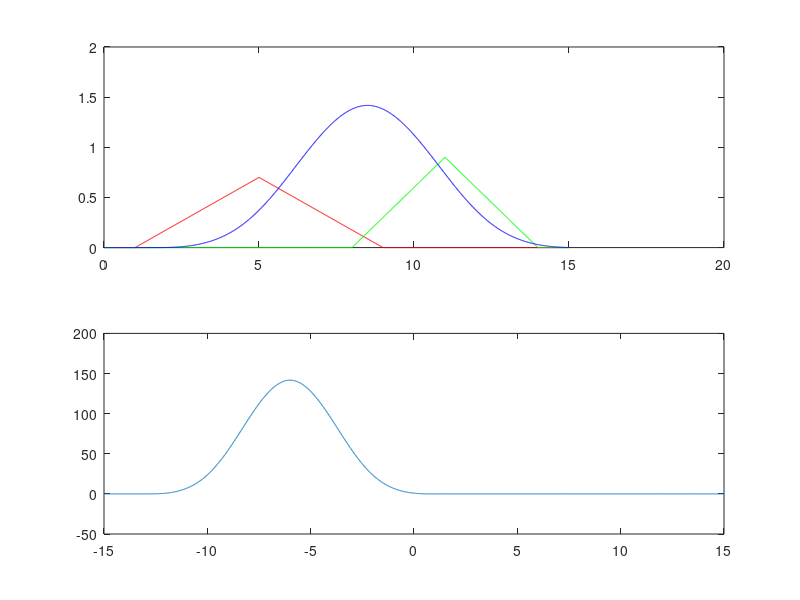

Write the MATLAB code that produced this figure. (Note: this script raises an error after producing the figure.)
%%
% KORELACJA DWA PODANE
close all; clear; clc; 
x=[4 -2+1i 4+3i -3i];
y=[-1i -4+2i 1];
conv(x,y,'full')
xcorr(x,y)

%% 
% KORELACJA DWA TROJKATNE
close all; clear; clc; 
Fs=100;
t=0:(1/Fs):15;
x1=0.7*(1-2*abs(t-5)/8).*(t>1 & t<9);
x2=0.9*(1-2*abs(t-11)/6).*(t>8 & t<14);
splot=conv(x1,x2,'same')/Fs;  %nie dzielimy gdy 1/3,1/3,1/3 badz suma 0
xc=xcorr(x1,x2);

tc=-15:(1/Fs):15;

subplot(211), plot(t,x1,"r",t,x2,"g",t,splot,"b");
subplot(2,1,2), plot(tc,xc);
%% KORELACJA PROSTOKĄT
close all; clear; clc; 
a=load('corr_02.txt');
t=a(:,1)';
x=a(:,2)';
plot(t,x);

%szukamy pros szer 16 amp 0.65 wynik przewid 54
dt=t(2)-t(1);
tp=0:dt:16;
pros=0.65*ones(size(tp));
xc=xcorr(x,pros);
tc=-200:dt:200;  %podwojny czas korelacji

nr=find(xc==max(xc(:)),5,'first'); %wektor log, max indeksow, od pocz
tc(nr)

subplot(211), plot(t,x,'r',tp+54,pros,'.b');
subplot(212), plot(tc,xc);




%%
%ŁADOWANIE PLIKÓW
close all; clear; clc; 
a=load('corr_02.txt');
t=a(:,1)';
x=a(:,2)';
plot(t,x);

% KORELACJA - NAJBARDZIEJ PASUJACE FIGURY
%szukamy troj szer 10 amp 1 wynik przewid 1 i 12
dt=t(2)-t(1);
tp=0:dt:10;
troj=1-(abs(tp-5)/5);
xc=xcorr(x,troj)+xcorr(1-x,1-troj); % NIE samo xcorr(x,troj) 
tc=-200:dt:200;  %podwojny czas korelacji

nr=find(xc>0.9999*max(xc(:)),5,'first'); 
%find -> wektor log, max indeksow, od pocz
tc(nr)

subplot(211), plot(t,x,'r',tp+12,troj,'.b');
subplot(212), plot(tc,xc);

%korelacja dziala do dominujacych sygnalow czyli o duzych polach pow.
%nie na chude trojkaty
%mozemy obejsc uzywajac funkcji log/pot/pierw Gauss-pierw, prost-pot
%badz obracajac PATRZ linijka 61

%%
%ŁADOWANIE PLIKÓW
close all; clear; clc; 
a=load('corr_02.txt');
t=a(:,1)';
x=a(:,2)';
plot(t,x);

% KORELACJA - NAJBARDZIEJ PASUJACE FIGURY
%szukamy gaussa czas w, odch 3, amp=0.9, wynik 185

dt=t(2)-t(1);
T=10;
tp=-T:dt:T;
gaus=0.9*exp(-tp.*tp/(2*3^2));
xc=xcorr(x,gaus)+xcorr(1-x,1-gaus);
tc=-200:dt:200;  %podwojny czas korelacji

nr=find(xc==max(xc(:)),5,'first'); 
tc(nr)+10

subplot(211), plot(t,x,'r',tp+185,gaus,'.b');
subplot(212), plot(tc,xc);

%% cw1a
close all; clear; clc; 
x=[1 -3/2 -2 1];
y=[2 -2 1];
conv(x,y,'full')
xcorr(x,y)

%% cw1b
close all; clear; clc; 
x=[1 -3/2 -2 1];
y=[2 -2 1];
conv(x,y,'full')
xcorr(x,y)


%% cw 6
a=load('tomo.dat');
b=load('tomo_sygn.dat');
figure;
hold on;
Fs=10E6;
t=(0:1200)/Fs;

%for k=1:41
%    plot( t,a(k,:)+k-1, 'b');
%end

%figure; plot(t,a(21,:))
%figure; plot(b(:,1),b(:,2)


v = zeros(1,41);
tc=(-1200:1200)/Fs; 

for k=1:41
    xc = xcorr(a(k,:),b(:,2)');
    nr = find(xc==max(xc(:)),1,'first');
    v(k) = tc(nr);  %czas fali
end

dx=sqrt(0.5^2+(-0.2:0.01:0.2).^2);
v=dx./v;
plot(v)

%%

close all; clear; clc; 
a=load('testowe.dat');
t=a(:,1)';
x=a(:,2)';
%plot(t,x);

dt=t(2)-t(1);
Fs = 1/dt;

tp=-1.25:dt:1.25;
troj=(1-(abs(tp)/1.25)).*(abs(tp)<1.25);

xc=xcorr(x,troj)+xcorr(1-x,1-troj); % NIE samo xcorr(x,troj) 
tc=-10:dt:10;  %podwojny czas korelacji

nr=find(xc>0.9999*max(xc(:)),5,'first'); 
tc(nr)

subplot(211), plot(t,x,'r',tp+6,troj,'.b');
subplot(212), plot(tc,xc);
